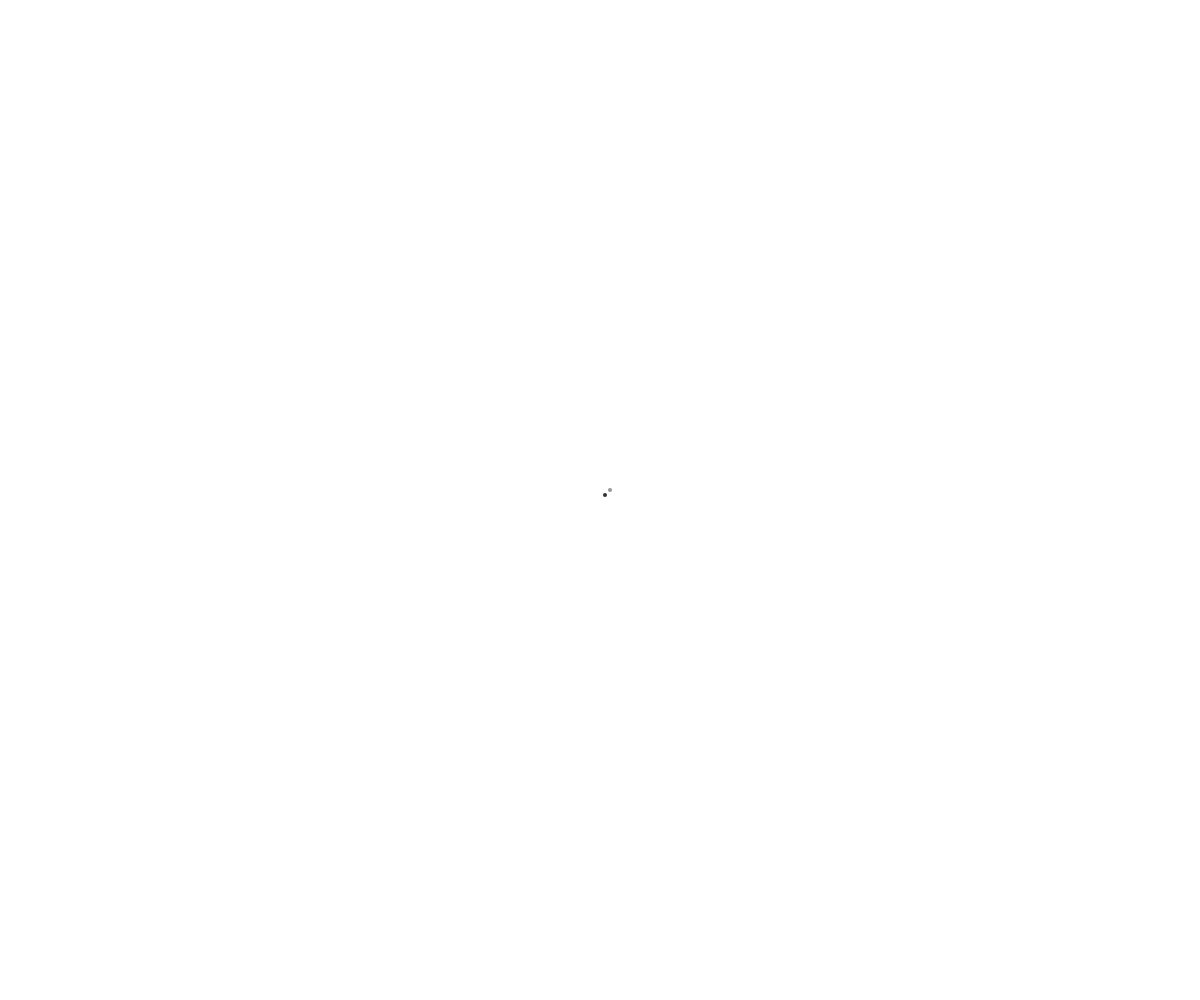
Frame 1 (no input)
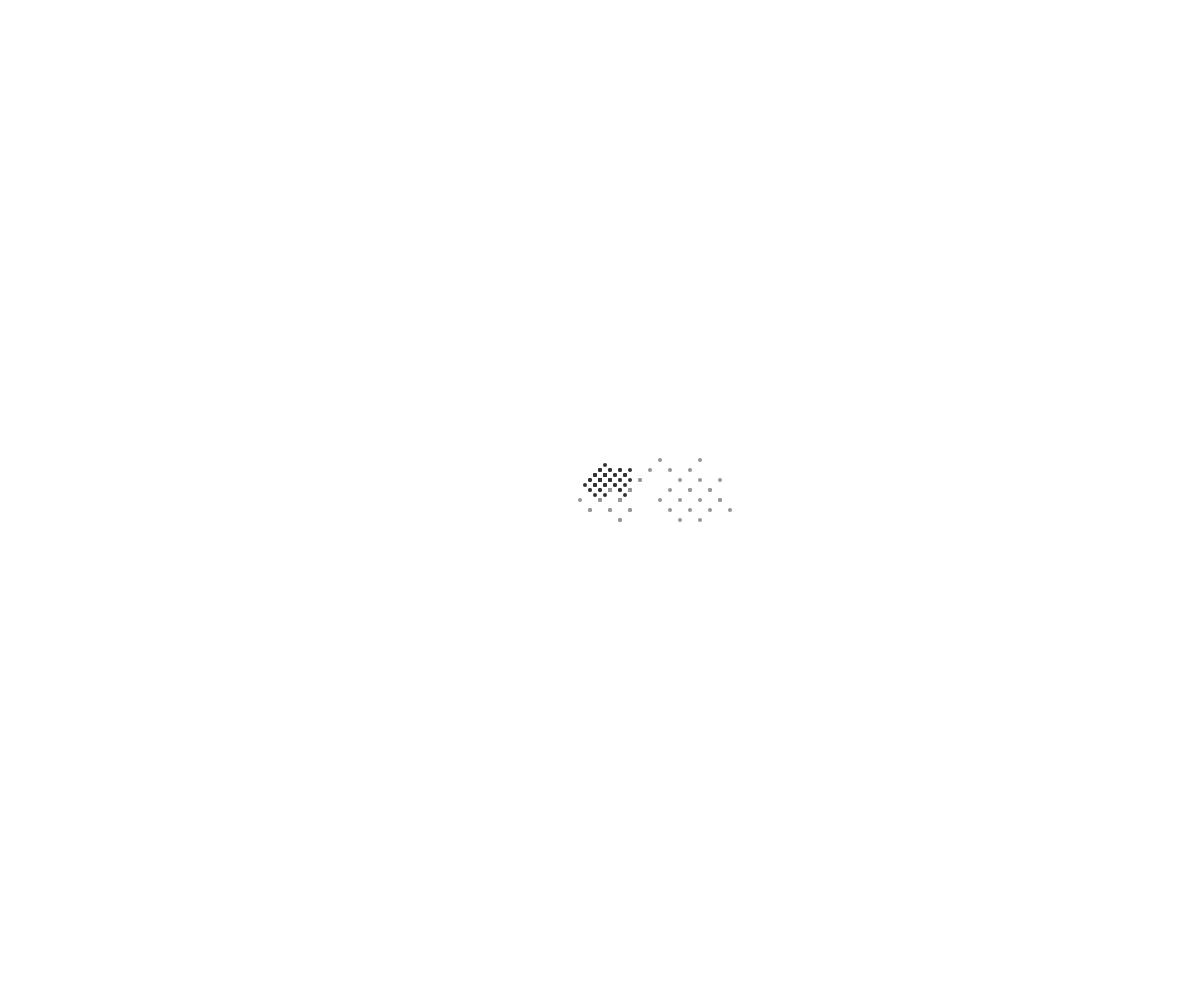
Frame 60 (no input)
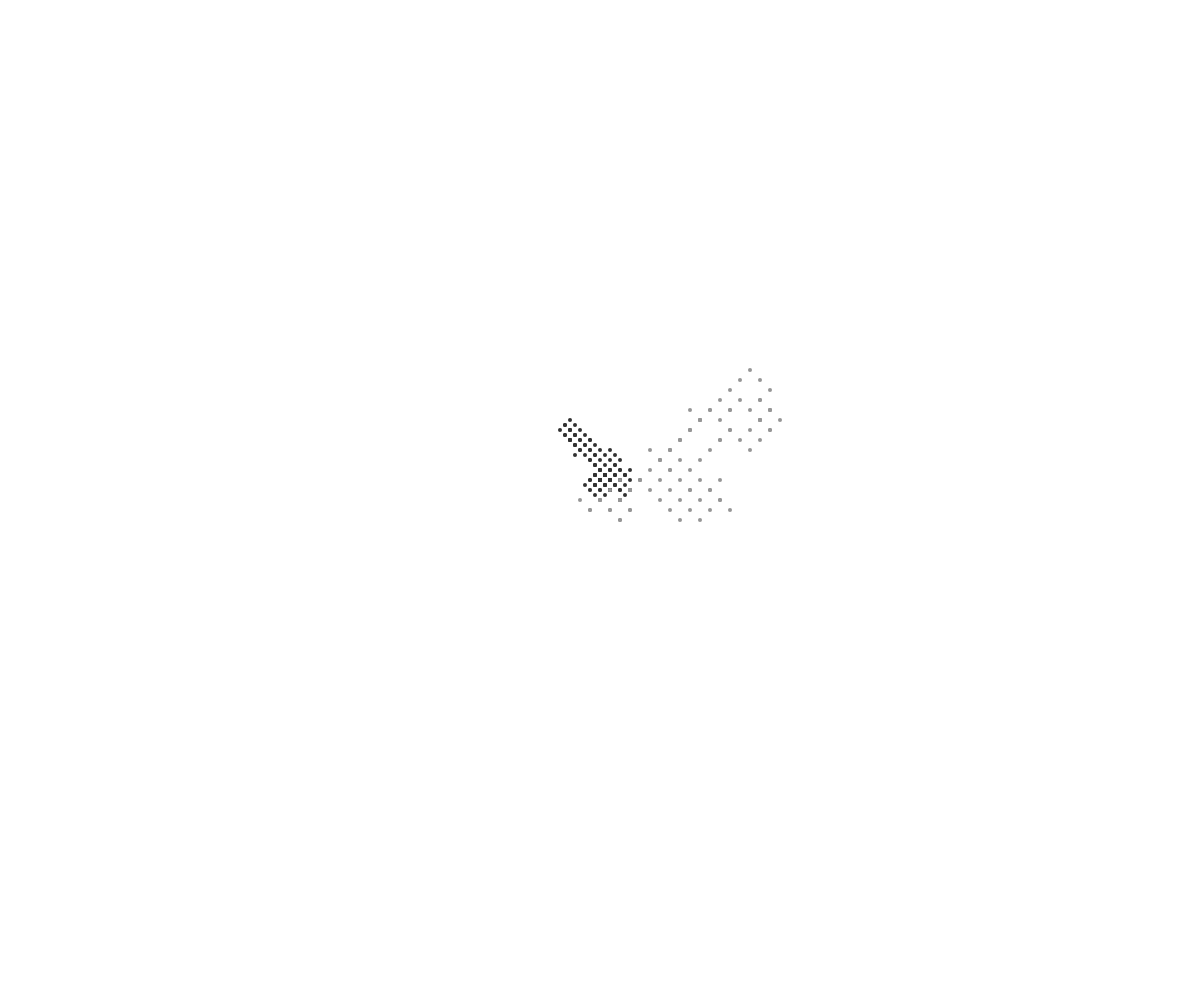
Frame 120 (the mouse pressed at the canvas centre since frame 60)

The p5.js sketch that drew these frames (run headless with seeded random() and noise() and a simulated clock; from frame 60 on, the mouse is pressed at the canvas centre):

// p5.js sketch
// ── sketch.js

var w1;
var w2;



function setup() {
createCanvas(windowWidth, windowHeight);
w1 = new Walker(5,5,50);
w2 = new Walker(10,10,150);

}

function draw() {

w1.walk();
w1.show();

w2.walk();
w2.show();


}


function Walker(xSpd,ySpd,color){
  this.x = width/2;
  this.y = height/2
  this.xSpeed = xSpd;
  this.ySpeed = ySpd;
  this.color = color;
}

Walker.prototype.show = function(){
  noStroke();
  fill(this.color);
  ellipse(this.x,this.y,4,4);
}

Walker.prototype.walk = function(){
  r = random();
  r2 = random();

  if (r>.5){
    vx = this.xSpeed;
  }else{
    vx = -this.xSpeed;
  }

  if (r2>.5){
    vy = this.ySpeed;
  }else{
    vy = -this.ySpeed;
  }

  this.x = this.x + vx;
  this.y = this.y + vy;
}
